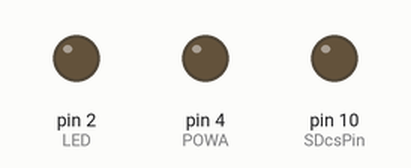
The sketch below on a simulated Arduino Uno, built with avr-gcc and run on an emulated ATmega328P. Shown: output pins drawn as LEDs (lit = HIGH). The local clock reads 2024-03-15 10:24:30 at power-on unless the sketch sets it; storage starts empty; pins used as bus, display or sensor lines are not drawn.

Above: at 28.2 s.
At 56.29 s:
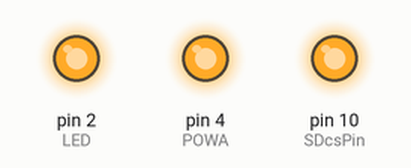
At 56.41 s:
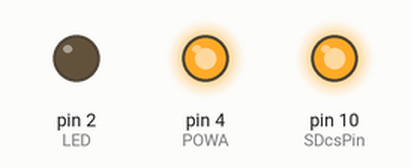
Timing chart, 0 to 73.3 s (numbered marks = the images above):
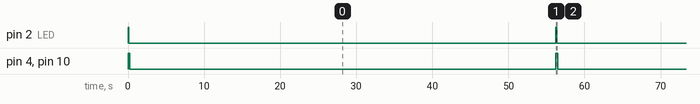

The sketch:

low_power_2.ino
```cpp
//****************************************************************

// OSBSS T/RH datalogger code Mod for Ceneha purpose - v0.01
// Last edited on May 24, 2016

//****************************************************************

#include <EEPROM.h>
#include <Wire.h>
#include <SD.h>
#include <LowPower.h>
#include <SPI.h>
#include "ds3231.h"
#include "rtc_ds3231.h"

// Launch Variables   ******************************
uint8_t time[8];
char filename[15] = "log.csv";    // Set filename Format: "12345678.123". Cannot be more than 8 characters in length, contain spaces or begin with a number

// Global objects and variables   ******************************
#define POWA 4 // pin 4 supplies power to microSD card breakout and SHT15 sensor
#define MISOpin 11 // Pin Miso for SPI
#define MOSIpin 12 // Pin Miso for SPI
#define LED 2  // pin 7 controls LED
int SDcsPin = 10; // pin 9 is CS pin for MicroSD breakout

int minutos = 1; //minutos en modo sleep
File myFile; //File for SD

//*********************************************************************************************
// FUNCTIONES

/////----BLINK LED------/////
void blink_led(int n) {
  pinMode(LED, OUTPUT);

  for (int i = 1; i < n; i++) // blink LED n times to indicate SD card write error
  {
    digitalWrite(LED, HIGH);
    delay(100);
    digitalWrite(LED, LOW);
    delay(100);
  }
}

/////----Inicializacion SD----/////
void inicializaSD() {

  // pulling up the SPI lines
  pinMode(SDcsPin, OUTPUT); digitalWrite(SDcsPin, HIGH); //pullup the CS pin
  pinMode(MOSIpin, OUTPUT); digitalWrite(MOSIpin, HIGH);//pullup the MOSI pin
  pinMode(MISOpin, INPUT); digitalWrite(MISOpin, HIGH); //pullup the MISO pin
  delay(1);


  if (!SD.begin(SDcsPin)) {
    blink_led(3);
    return;
  }
  else {
    //blink LED 2 time to indicate SD card init propperly
    blink_led(2);
  }
}

/////----Almacenar datos en SD----/////

void almacenar_datos(File MyFile) {

  //Tomo el tiempo del reloj
  //-----------------------------------------------------------------------------------------
  struct ts t;
  //get time
  //En este caso el DS3231
  DS3231_get(&t);
  //-----------------------------------------------------------------------------------------
  // Almaceno los datos en la tarjeta SD
  //-----------------------------------------------------------------------------------------
  // si el archivo abrio exitosamente armo el string
  if (myFile) {
    //creando string
    String datastring = " "; //guardamos la lectura en un solo string

    // ** Fecha y Tiempo
    datastring += String(t.year);
    datastring += ";";
    datastring += String(t.mon);
    datastring += ";";
    datastring += String(t.wday);
    datastring += ";";
    datastring += String(t.hour);
    datastring += ";";
    datastring += String(t.min);
    datastring += ";";
    datastring += String(t.sec);
    // **//
    // ** Sensores: Los datos son pasados por referencia a la función

    // **//
    // Escribo en la SD
    myFile.println(datastring);
  }
  else {
    // if the file didn't open, print an error:
    //LED ERROR!!!
    blink_led(2);
  }
  //-----------------------------------------------------------------------------------------
}

// setup ****************************************************************
void setup()
{
  Serial.begin(9600); // open serial at 19200 bps
  Wire.begin();

  //Inicializo una instancia del reloj DS3231
  DS3231_init(DS3231_INTCN);

  // set output pins
  pinMode(POWA, OUTPUT);
  pinMode(LED, OUTPUT);

  digitalWrite(POWA, HIGH);    // turn on SD card
  delay(1);    // give some delay to ensure SD is initialized properly

  //Inicializacion del SD
  inicializaSD();
  delay(1);

}

// loop ****************************************************************

void loop()
{

  //MODO SLEEP: CONFIGURACION------

  digitalWrite(POWA, LOW);  // turn off microSD card to save power
  delay(1);  // give some delay for SD card and RTC to be low before processor sleeps to avoid it being stuck

  // pulling down the SPI lines
  pinMode(SDcsPin, OUTPUT); digitalWrite(SDcsPin, LOW); //pullup the CS pin
  pinMode(MOSIpin, OUTPUT); digitalWrite(MOSIpin, LOW);//pullup the MOSI pin
  pinMode(MISOpin, INPUT); digitalWrite(MISOpin, LOW); //pullup the MISO pin
  delay(1);

  //blink LED 1 time to indicate sleep mode config set well
  blink_led(1);

  //el tiempo maximo que la libreria permite poner el Arduino en modo sleep es
  //de 8seg, por lo que se hacen varios ciclos para lograr los minutos requeridos
  //(por ej: para 10 minutos se hacen 10*60/8=75 ciclos)


  int cont=(minutos*60)/8;
  for (int i = 0; i < cont; i++) {
    //idle(period_t period, adc_t adc, timer2_t timer2,timer1_t timer1, timer0_t timer0,spi_t spi, usart0_t usart0,twi_t twi
    //LowPower.powerDown_off(SLEEP_8S,ADC_OFF,BOD_OFF,TIMER2_OFF,TIMER1_OFF,TIMER0_OFF,SPI_OFF,USART0_OFF,TWI_OFF);
    LowPower.powerDown(SLEEP_8S, ADC_OFF, BOD_OFF);
  }
  //MODO DESPIERTO: CONFIGURACION,SENSADO Y ALMACENAMIENTO------

  // code will resume from here once the processor wakes up =============== //
  //LowPower.powerDown_on(ADC_ON,BOD_ON,TIMER2_ON,TIMER1_ON,TIMER0_ON,SPI_ON,USART0_ON,TWI_ON);
  delay(1);    // important delay to ensure SPI bus is properly activated

  pinMode(POWA, OUTPUT);
  pinMode(LED, OUTPUT);
  digitalWrite(POWA, HIGH);  // turn on SD card power
 // digitalWrite(POWASD, HIGH);  // turn on SD card power
  delay(1);    // give delay to let the SD card and SHT15 get full powa

  //Reinicializar el modulo SD
  inicializaSD();
  delay(10);

  //save data
  myFile = SD.open(filename, FILE_WRITE);
  //Almacenar fecha, hora y datos de los sensores
  almacenar_datos(myFile);

  //------SENSORES----///

  myFile.close();

}
```

Measured:
- by itself, pin 2 (LED): alternates HIGH for 0.10 s and LOW for 56.1 s
- by itself, pin 4 (POWA), pin 10 (SDcsPin): alternates HIGH for 0.25 s and LOW for 56.0 s
